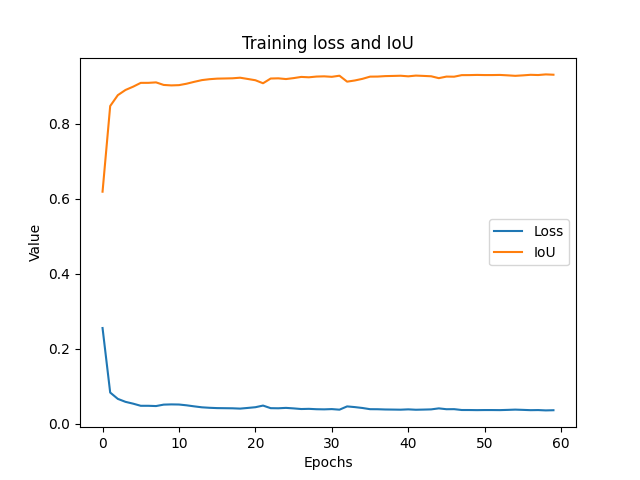

Reproduce this figure in Python.
import numpy as np
import matplotlib.pyplot as plt
import torch
from torch.autograd import Variable
import torch.nn as nn
from torch import optim
import time
import albumentations as A
from albumentations.pytorch import ToTensor
from torch.utils.data import random_split
from torch.optim import lr_scheduler
import seaborn as sns
import pandas as pd
import argparse
import os
from data_loading import multi_classes, binary_class  # Assuming you have your custom data loading module
from sklearn.model_selection import GroupKFold
from self_attention_cv import transunet
from pytorch_dcsaunet import DCSAU_Net
from loss import *


import cv2
import torch.nn.functional as F
import torchvision.transforms.functional as TF
import torchvision.ops as ops

import torch.nn as nn
import torch.nn.functional as F


# class OutlineAttention(nn.Module):
#     def __init__(self, in_channels):
#         super(OutlineAttention, self).__init__()
#         self.conv = nn.Conv2d(in_channels * 2, in_channels, kernel_size=3, padding=1)
#         self.sigmoid = nn.Sigmoid()

#         # Sobel filters for gradient computation
#         self.sobel_x = nn.Conv2d(in_channels, in_channels, kernel_size=3, padding=1, bias=False)
#         self.sobel_y = nn.Conv2d(in_channels, in_channels, kernel_size=3, padding=1, bias=False)

#         # Initialize Sobel filters
#         self.sobel_x.weight.data = torch.FloatTensor([[1, 0, -1], [2, 0, -2], [1, 0, -1]]).view(1, in_channels, 3, 3)
#         self.sobel_y.weight.data = torch.FloatTensor([[1, 2, 1], [0, 0, 0], [-1, -2, -1]]).view(1, in_channels, 3, 3)

#     def forward(self, x):
#         # Apply Sobel filtering
#         sobel_x = self.sobel_x(x)
#         sobel_y = self.sobel_y(x)
#         sobel = torch.sqrt(sobel_x.pow(2) + sobel_y.pow(2))

#         # Concatenate Sobel filtering result with the original input
#         x_sobel = torch.cat((x, sobel), dim=1)

#         # Apply attention mechanism
#         attention_map = self.sigmoid(self.conv(x_sobel))
#         attended_features = x * attention_map
#         return attended_features




def get_train_transform():
    return A.Compose([
        A.Resize(256, 256),
        A.HorizontalFlip(p=0.25),
        A.ShiftScaleRotate(shift_limit=0, p=0.25),
        A.CoarseDropout(),
        A.Normalize(mean=(0.485, 0.456, 0.406), std=(0.229, 0.224, 0.225)),
        ToTensor()
    ])

def get_valid_transform():
    return A.Compose([
        A.Resize(256, 256),
        A.Normalize(mean=(0.485, 0.456, 0.406), std=(0.229, 0.224, 0.225)),
        ToTensor()
    ])

# class DCSAU_NetWithOutline(nn.Module):
#     def __init__(self, img_channels, n_classes):
#         super(DCSAU_NetWithOutline, self).__init__()
#         self.dcsaunet = DCSAU_Net.Model(img_channels=img_channels, n_classes=n_classes)
#         self.outline_attention = OutlineAttention(in_channels=1)  # Adjust in_channels here

#     def forward(self, x):
#         features = self.dcsaunet(x)
#         attended_features = self.outline_attention(features)
#         return attended_features

def train_model(model, criterion, optimizer, scheduler, num_epochs=5):
    since = time.time()
    
    Loss_list = {'train': [], 'valid': []}
    Accuracy_list = {'train': [], 'valid': []}
    
    best_model_wts = model.state_dict()
    best_loss = float('inf')
    counter = 0
    
    for epoch in range(num_epochs):
        print('Epoch {}/{}'.format(epoch, num_epochs - 1))
        print('-' * 10)

        for phase in ['train', 'valid']:
            if phase == 'train':
                model.train(True)
            else:
                model.train(False)

            running_loss = []
            running_corrects = []

            for inputs, labels, image_id in dataloaders[phase]:
                if torch.cuda.is_available():
                    inputs = Variable(inputs.cuda())
                    labels = Variable(labels.cuda())
                else:
                    inputs, labels = Variable(inputs), Variable(labels)

                optimizer.zero_grad()
                outputs = model(inputs)
                loss = criterion(outputs, labels)
                score = accuracy_metric(outputs, labels)

                if phase == 'train':
                    loss.backward()
                    optimizer.step()

                running_loss.append(loss.item())
                running_corrects.append(score.item())

            epoch_loss = np.mean(running_loss)
            epoch_acc = np.mean(running_corrects)

            print('{} Loss: {:.4f} IoU: {:.4f}'.format(phase, epoch_loss, epoch_acc))

            Loss_list[phase].append(epoch_loss)
            Accuracy_list[phase].append(epoch_acc)

            if phase == 'valid' and epoch_loss <= best_loss:
                best_loss = epoch_loss
                best_model_wts = model.state_dict()
                counter = 0
                if epoch > 50:
                    torch.save(model.state_dict(), f'save_models/epoch_{epoch}_{epoch_acc}.pth')
            elif phase == 'valid' and epoch_loss > best_loss:
                counter += 1
            if phase == 'train':
                scheduler.step()

        print()

    time_elapsed = time.time() - since
    print('Training complete in {:.0f}m {:.0f}s'.format(time_elapsed // 60, time_elapsed % 60))
    print('Best val loss: {:4f}'.format(best_loss))
    model.load_state_dict(best_model_wts)
    return model, Loss_list, Accuracy_list

if __name__ == '__main__':
    parser = argparse.ArgumentParser()
    parser.add_argument('--dataset', type=str, default='data/', help='the path of images')
    parser.add_argument('--csvfile', type=str, default='src/test_train_data.csv', help='two columns [image_id,category(train/test)]')
    parser.add_argument('--loss', default='dice', help='loss type')
    parser.add_argument('--batch', type=int, default=16, help='batch size')
    parser.add_argument('--lr', type=float, default=0.001, help='learning rate')
    parser.add_argument('--epoch', type=int, default=150, help='epoches')
    args = parser.parse_args()

    os.makedirs(f'save_models/', exist_ok=True)

    df = pd.read_csv(args.csvfile)
    df = df[df.category=='train']
    df.reset_index(drop=True, inplace=True)
    gkf = GroupKFold(n_splits=5)
    df['fold'] = -1
    for fold, (train_idx, val_idx) in enumerate(gkf.split(df, groups=df.image_id.tolist())):
        df.loc[val_idx, 'fold'] = fold

    fold = 0
    val_files = list(df[df.fold==fold].image_id)
    train_files = list(df[df.fold!=fold].image_id)

    train_dataset = binary_class(args.dataset, train_files, get_train_transform())
    val_dataset = binary_class(args.dataset, val_files, get_valid_transform())

    train_loader = torch.utils.data.DataLoader(dataset=train_dataset, batch_size=args.batch, shuffle=True, drop_last=True)
    val_loader = torch.utils.data.DataLoader(dataset=val_dataset, batch_size=args.batch//2, drop_last=True)

    dataloaders = {'train': train_loader, 'valid': val_loader}

    model_ft = DCSAU_Net.Model(img_channels = 3, n_classes = 1)



    if torch.cuda.is_available():
        model_ft = model_ft.cuda()

    # Loss, IoU and Optimizer
    if args.loss == 'ce':
        criterion = nn.BCELoss()
    if args.loss == 'dice':
        criterion = DiceLoss_binary()

    accuracy_metric = IoU_binary()
    optimizer_ft = optim.Adam(model_ft.parameters(), lr=args.lr)
    exp_lr_scheduler = lr_scheduler.StepLR(optimizer_ft, step_size=100, gamma=0.5)

    model_ft, Loss_list, Accuracy_list = train_model(model_ft, criterion, optimizer_ft, exp_lr_scheduler, num_epochs=args.epoch)

    torch.save(model_ft, f'save_models/epoch_last.pth')

    plt.title('Validation loss and IoU')
    valid_data = pd.DataFrame({'Loss': Loss_list["valid"], 'IoU': Accuracy_list["valid"]})
    valid_data.to_csv(f'valid_data.csv')
    sns.lineplot(data=valid_data, dashes=False)
    plt.ylabel('Value')
    plt.xlabel('Epochs')
    plt.savefig('valid.png')

    plt.figure()
    plt.title('Training loss and IoU')
    train_data = pd.DataFrame({'Loss': Loss_list["train"], 'IoU': Accuracy_list["train"]})
    train_data.to_csv(f'train_data.csv')
    sns.lineplot(data=train_data, dashes=False)
    plt.ylabel('Value')
    plt.xlabel('Epochs')
    plt.savefig('train.png')
